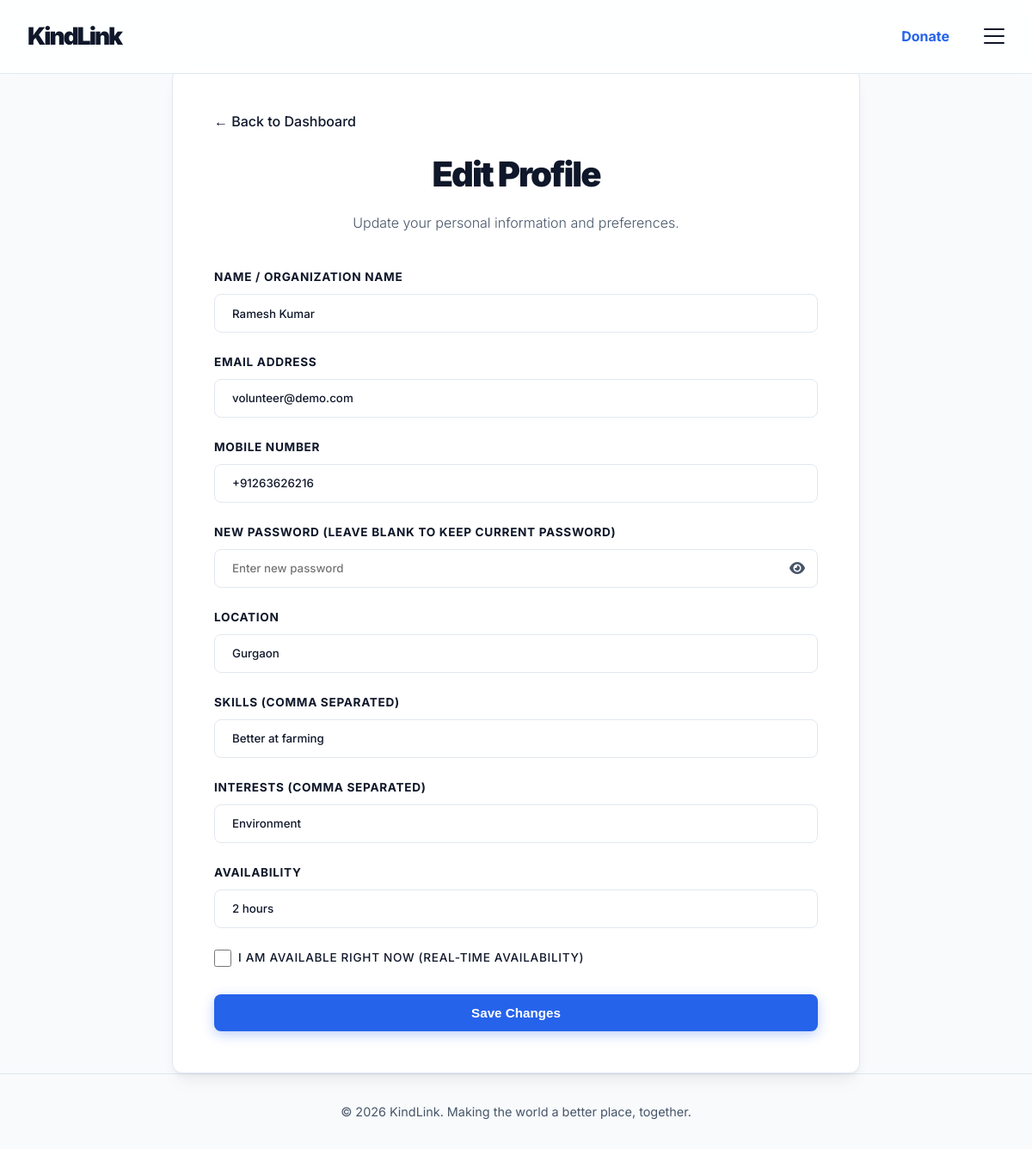
The page /edit_profile (signed in) on the database as committed earlier.
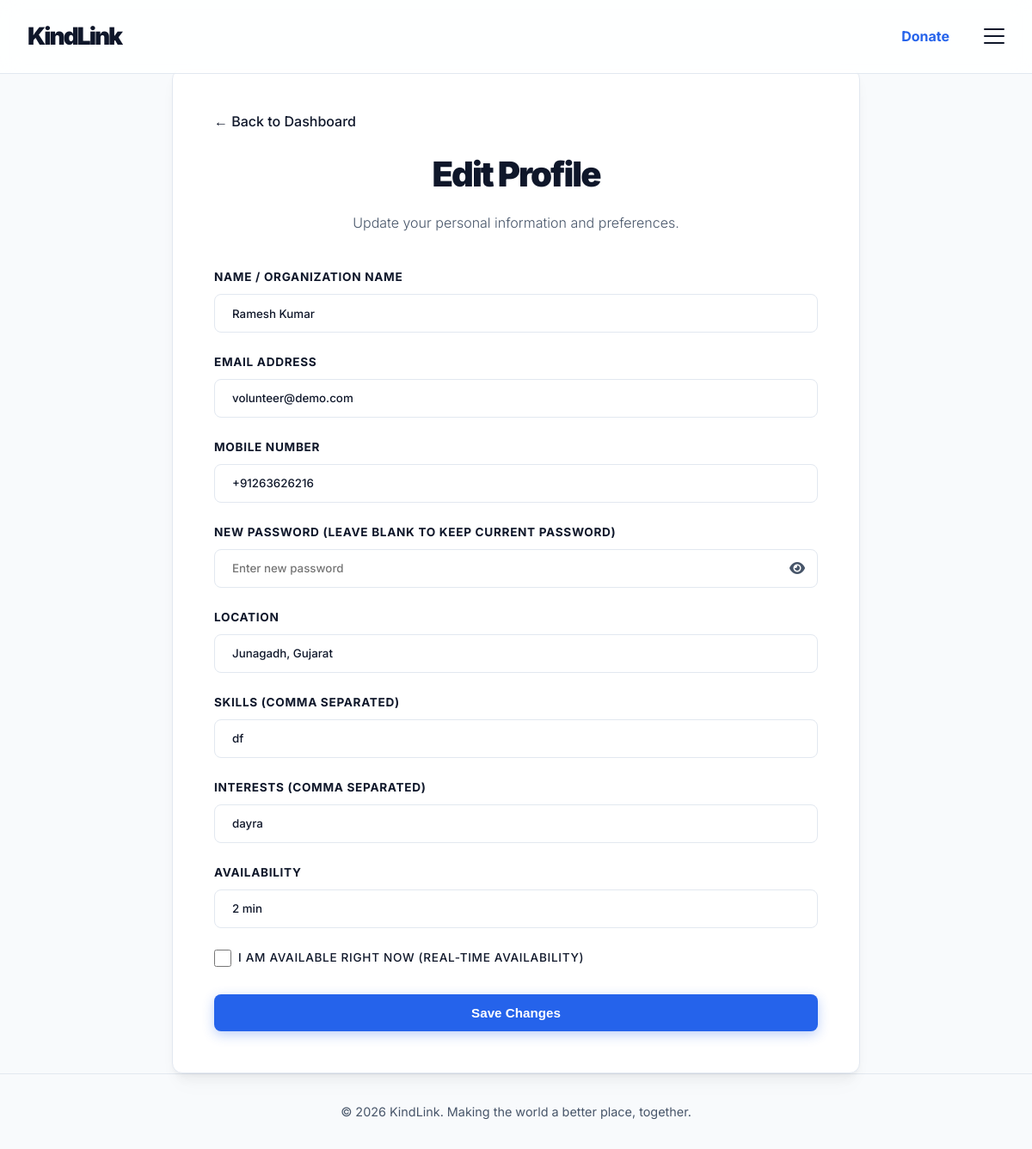
The same page on the database as committed later.
### app.py (models this page shows)
class User(db.Model):
    id = db.Column(db.Integer, primary_key=True)
    role = db.Column(db.String(20), nullable=False) # 'volunteer' or 'ngo'
    name = db.Column(db.String(100), nullable=False)
    email = db.Column(db.String(120), unique=True, nullable=False)
    password = db.Column(db.String(200), nullable=False)
    mobile = db.Column(db.String(20), default='')
    hours_logged = db.Column(db.Integer, default=0)
    badges = db.Column(db.String(200), default='') # comma separated
    location = db.Column(db.String(100), default='Local')
    skills = db.Column(db.String(255), default='') # comma separated
    interests = db.Column(db.String(255), default='')
    availability = db.Column(db.String(100), default='')
    is_available_now = db.Column(db.Boolean, default=False)
    mission = db.Column(db.Text, default='')

### app.py (the view, shortened to what this page needs)
@app.route('/edit_profile', methods=['GET', 'POST'])
def edit_profile():
    if 'user_id' not in session: return redirect(url_for('login'))
    user = User.query.get(session['user_id'])
    return render_template('edit_profile.html', user=user)

### templates/edit_profile.html (shortened to what this page needs)
{% extends 'base.html' %}
{% block content %}
<div class="auth-wrapper container">
    <div class="glass-container auth-form-container login-container" style="max-width: 800px;">
        <div style="margin-bottom: 1rem;">
            <a href="{{ url_for('volunteer_dashboard' if user.role == 'volunteer' else 'ngo_dashboard') }}" style="text-decoration: none; color: var(--primary); font-weight: 500;">&larr; Back to Dashboard</a>
        </div>
        <h2>Edit Profile</h2>
        <p class="subtitle">Update your personal information and preferences.</p>
        <form method="POST" action="{{ url_for('edit_profile') }}">
            <div class="form-group">
                <label for="name">Name / Organization Name</label>
                <input type="text" id="name" name="name" class="form-control" value="{{ user.name }}" required>
            </div>
            <div class="form-group">
                <label for="email">Email Address</label>
                <input type="email" id="email" name="email" class="form-control" value="{{ user.email }}" required>
            </div>
            <div class="form-group">
                <label for="mobile">Mobile Number</label>
                <input type="tel" id="mobile" name="mobile" class="form-control" value="{{ user.mobile }}" placeholder="e.g. +1 234 567 8900" required>
            </div>
            <div class="form-group">
                <label for="password">New Password (leave blank to keep current password)</label>
                <div class="password-wrapper">
                    <input type="password" id="password" name="password" class="form-control" placeholder="Enter new password">
                    <i class="fa-solid fa-eye password-toggle" onclick="toggleVisibility('password', this)"></i>
                </div>
            </div>
            <div class="form-group">
                <label for="location">Location</label>
                <input type="text" id="location" name="location" class="form-control" value="{{ user.location }}" required>
            </div>
            {% if user.role == 'ngo' %}
            <div class="form-group">
                <label for="mission">Mission Statement</label>
                <textarea id="mission" name="mission" class="form-control" rows="4">{{ user.mission }}</textarea>
            </div>
            {% else %}
            <div class="form-group">
                <label for="skills">Skills (Comma separated)</label>
                <input type="text" id="skills" name="skills" class="form-control" value="{{ user.skills }}">
            </div>
            <div class="form-group">
                <label for="interests">Interests (Comma separated)</label>
                <input type="text" id="interests" name="interests" class="form-control" value="{{ user.interests }}">
            </div>
            <div class="form-group">
                <label for="availability">Availability</label>
                <input type="text" id="availability" name="availability" class="form-control" value="{{ user.availability }}">
            </div>
            <div class="form-group" style="display: flex; align-items: center; gap: 0.5rem; margin-top: 1rem; margin-bottom: 2rem;">
                <input type="checkbox" id="is_available_now" name="is_available_now" style="width: 20px; height: 20px;" {% if user.is_available_now %}checked{% endif %}>
                <label for="is_available_now" style="margin: 0; font-weight: 500;">I am available right now (Real-time Availability)</label>
            </div>
            {% endif %}
            <button type="submit" class="btn btn-primary btn-block">Save Changes</button>
        </form>
    </div>
</div>
{% endblock %}

Rows that differ between the two databases and show on the page:
changed User "Ramesh Kumar": location "Gurgaon" → "Junagadh, Gujarat"; skills "Better at farming" → "df"; interests "Environment" → "dayra"; availability "2 hours" → "2 min"
